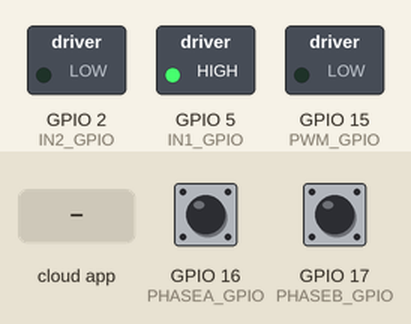
The program below on a simulated ESP32. Shown: switched loads named in the program (green lamp = pin HIGH). The inputs (shaded band) are chosen by the test bench; at power-on: GPIO 16 (PHASEA_GPIO) HIGH, GPIO 17 (PHASEB_GPIO) HIGH. The ROS host is connected and sends only what is stated.

Above: at 1.2 s.
1.3 s: GPIO 16 (PHASEA_GPIO) pulled LOW for 0.15 s
At 2.6 s:
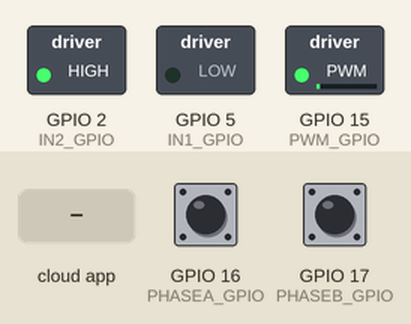
2.9 s: the phone or cloud app sets cmd_pwm to -100
At 4.0 s:
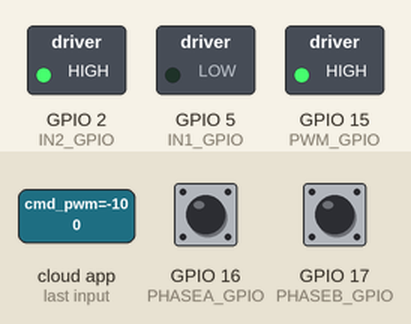
4.4 s: the phone or cloud app sets cmd_pwm to 0
At 5.5 s:
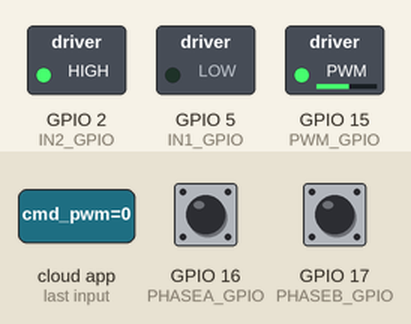
6.0 s: the phone or cloud app sets cmd_pwm to 100
At 6.9 s:
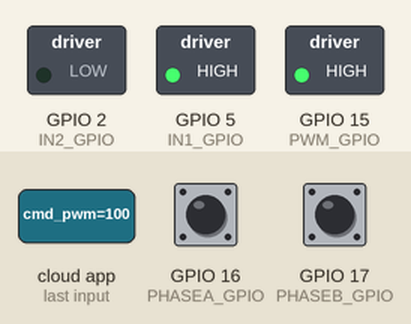
7.5 s: the phone or cloud app sets cmd_pwm to 0
At 8.4 s:
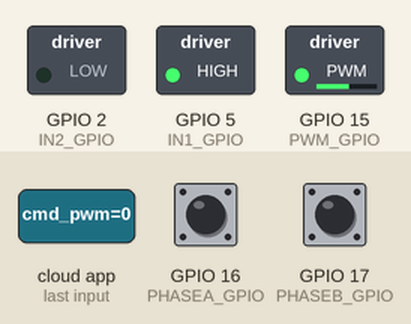
9.1 s: GPIO 16 (PHASEA_GPIO) pulled LOW for 1 s
At 9.8 s:
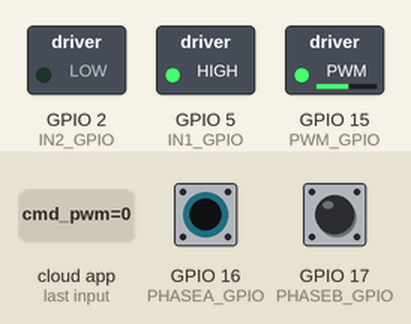
Timing chart, 0 to 12.1 s (numbered marks = the images above; inputs shaded):
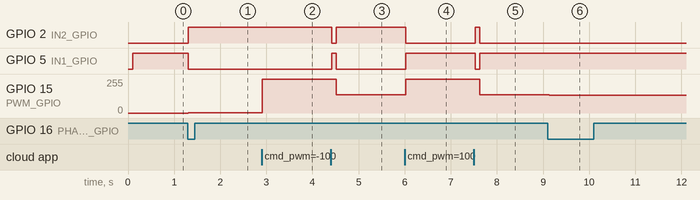

The program:

main.cpp
```cpp
#include <Arduino.h>
#include <micro_ros_arduino.h>

#include <rcl/rcl.h>
#include <rcl/error_handling.h>
#include <rclc/rclc.h>
#include <rclc/executor.h>

#include <std_msgs/msg/float32.h>

// --- Hardware Pinout ---
#define PHASEA_GPIO 16
#define PHASEB_GPIO 17
#define IN1_GPIO    5
#define IN2_GPIO    2
#define PWM_GPIO    15

// --- PID and Motor Constants ---
const float PPR_GEAR = 495.0;
const float RPM_FULL_SCALE = 140.0;

// PID gains
float Kp = 2.4701;
float Ki = 0.014;
float Kd = 2.8;

// Error terms (matching your difference equation style)
float et0  = 0; // e[k]
float et_1 = 0; // e[k-1]
float et_2 = 0; // e[k-2]

float setpoint_rpm = 0.0;
float current_rpm  = 0.0;
volatile int pulses = 0;

// --- micro-ROS Objects ---
rcl_subscription_t subscriber;
rcl_publisher_t publisher;
std_msgs__msg__Float32 msg_sub;
std_msgs__msg__Float32 msg_pub;
rclc_executor_t executor;
rclc_support_t support;
rcl_allocator_t allocator;
rcl_node_t node;

// --- ISR ---
void IRAM_ATTR isr() {
  if(digitalRead(PHASEB_GPIO) == HIGH) {
    pulses++;
  } else {
    pulses--;
  }
}

// --- PID Difference Equation Function ---
float accionControlPID(float Ts_ms) {
  static float controlVariable = 0;

  /*
    Discrete PID Difference Equation:
    u[k] = u[k-1] + (Kp + Kd/Ts)e[k] + (-Kp + Ki*Ts - 2Kd/Ts)e[k-1] + (Kd/Ts)e[k-2]
  */
  controlVariable += (Kp + Kd / Ts_ms) * et0;
  controlVariable += (-Kp + Ki * Ts_ms - 2.0 * Kd / Ts_ms) * et_1;
  controlVariable += (Kd / Ts_ms) * et_2;

  // Clamp to 8-bit PWM range (0-255) for the motor driver
  if (controlVariable > 255.0) controlVariable = 255.0;
  if (controlVariable < -255.0) controlVariable = -255.0;

  return controlVariable;
}

// --- micro-ROS Callback ---
void subscription_callback(const void * msgin) {
  const std_msgs__msg__Float32 * msg = (const std_msgs__msg__Float32 *)msgin;
  if (msg != NULL) {
    // Input is [-1, 1], scale to RPM
    setpoint_rpm = msg->data * RPM_FULL_SCALE;
  }
}

void setup() {
  set_microros_transports();

  pinMode(IN1_GPIO, OUTPUT);
  pinMode(IN2_GPIO, OUTPUT);
  pinMode(PHASEA_GPIO, INPUT_PULLUP);
  pinMode(PHASEB_GPIO, INPUT_PULLUP);
  attachInterrupt(digitalPinToInterrupt(PHASEA_GPIO), isr, FALLING);

  ledcAttach(PWM_GPIO, 1000, 8); // 1kHz, 8-bit

  allocator = rcl_get_default_allocator();
  rclc_support_init(&support, 0, NULL, &allocator);
  rclc_node_init_default(&node, "motor_node", "", &support);

  rclc_subscription_init_default(
    &subscriber, &node,
    ROSIDL_GET_MSG_TYPE_SUPPORT(std_msgs, msg, Float32), "cmd_pwm");

  rclc_publisher_init_default(
    &publisher, &node,
    ROSIDL_GET_MSG_TYPE_SUPPORT(std_msgs, msg, Float32), "motor_telemetry");

  rclc_executor_init(&executor, &support.context, 1, &allocator);
  rclc_executor_add_subscription(&executor, &subscriber, &msg_sub, &subscription_callback, ON_NEW_DATA);
}

void loop() {
  // Allow micro-ROS to process incoming messages
  rclc_executor_spin_some(&executor, RCL_MS_TO_NS(1));

  static unsigned long last_time = 0;
  const unsigned long sample_time_ms = 100;

  if (millis() - last_time >= sample_time_ms) {
    unsigned long now = millis();
    float dt = (now - last_time) / 1000.0;

    // 1. Calculate RPM (Atomic read not strictly required at 10Hz but good practice)
    noInterrupts();
    int pulses_copy = pulses;
    pulses = 0;
    interrupts();

    current_rpm = (pulses_copy * (1.0 / dt) * 60.0) / PPR_GEAR;

    // 2. Prepare Errors for Difference Equation
    et_2 = et_1;
    et_1 = et0;
    et0  = setpoint_rpm - current_rpm;

    // 3. Compute PID Output
    float output = accionControlPID((float)sample_time_ms);

    // 4. Actuate Motor Driver
    int pwm_val = constrain(abs((int)output), 0, 255);
    if (output >= 0) {
      digitalWrite(IN1_GPIO, HIGH);
      digitalWrite(IN2_GPIO, LOW);
    } else {
      digitalWrite(IN1_GPIO, LOW);
      digitalWrite(IN2_GPIO, HIGH);
    }
    ledcWrite(PWM_GPIO, pwm_val);

    // 5. Publish Telemetry
    msg_pub.data = current_rpm;
    rcl_publish(&publisher, &msg_pub, NULL);

    last_time = now;
  }
}
```

Measured:
- after the input at 1.3 s, GPIO 2 (IN2_GPIO): LOW → HIGH at once; GPIO 5 (IN1_GPIO): HIGH → LOW at once; GPIO 15 (PWM_GPIO): 0/255 → 2/255 at once, → 1/255 0.10 s later
- after the input at 2.9 s, GPIO 15 (PWM_GPIO): 1/255 → 255/255 at once
- after the input at 4.4 s, GPIO 2 (IN2_GPIO): HIGH → LOW at once, → HIGH 0.10 s later; GPIO 5 (IN1_GPIO): LOW → HIGH at once, → LOW 0.10 s later; GPIO 15 (PWM_GPIO): 255/255 → 136/255 after 0.12 s
- after the input at 6.0 s, GPIO 2 (IN2_GPIO): HIGH → LOW at once; GPIO 5 (IN1_GPIO): LOW → HIGH at once; GPIO 15 (PWM_GPIO): 136/255 → 255/255 at once
- after the input at 7.5 s, GPIO 2 (IN2_GPIO): LOW → HIGH at once, → LOW 0.10 s later; GPIO 5 (IN1_GPIO): HIGH → LOW at once, → HIGH 0.10 s later; GPIO 15 (PWM_GPIO): 255/255 → 136/255 after 0.13 s
- after the input at 9.1 s, GPIO 15 (PWM_GPIO): 136/255 → 133/255 at once, → 134/255 0.10 s later
